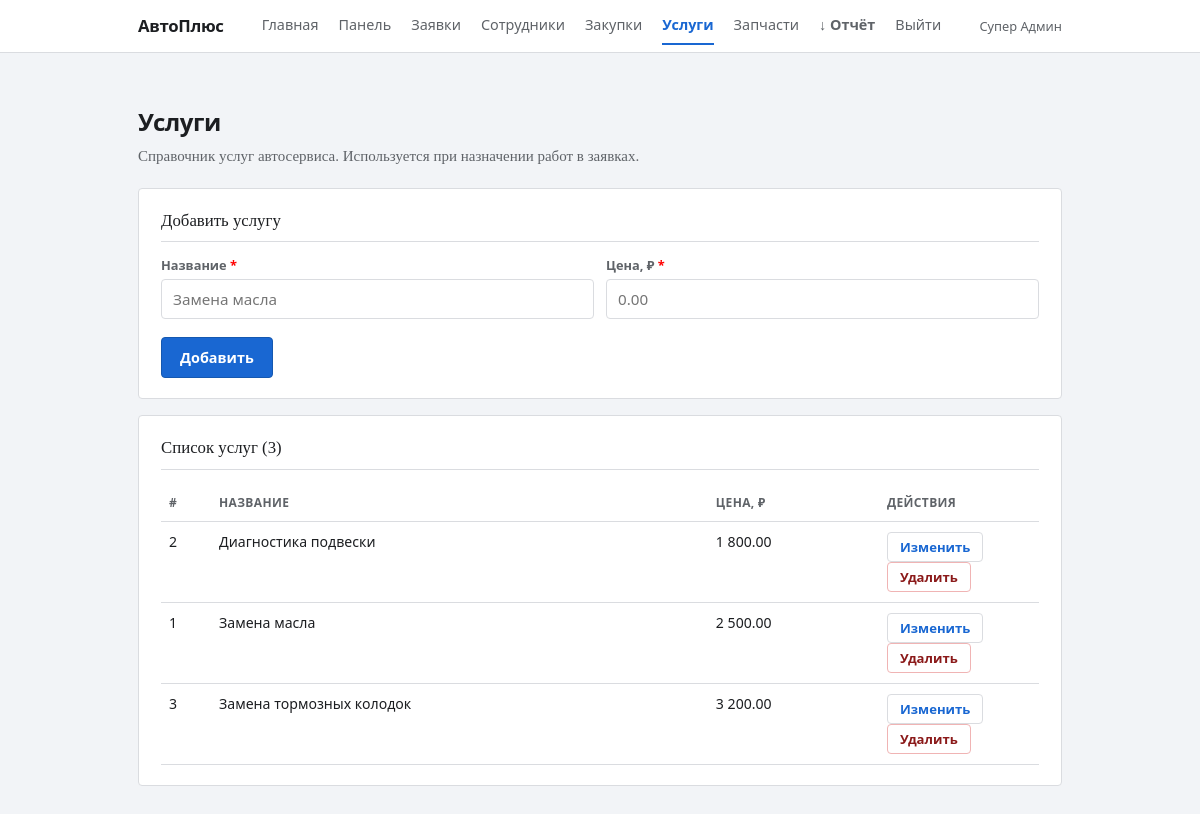
The page /pages/admin/services.php (signed in) on the database its author committed.
### tables this page shows
CREATE TABLE `services` (
  `id` int UNSIGNED NOT NULL,
  `name` varchar(120) NOT NULL,
  `price` decimal(10,2) NOT NULL,
  `description` text,
  `image` varchar(255) DEFAULT NULL,
  `category` varchar(80) DEFAULT NULL
);

### pages/admin/_init.php (called while the page is built, shortened)
<?php
require_once __DIR__ . '/../../config/connect_database.php';
require_once __DIR__ . '/../../controllers/AdminController.php';
$admin_controller = new AdminController($mysql_connection);

### controllers/BaseController.php (called while the page is built, shortened)
<?php
require_once __DIR__ . '/../contexts/AppContext.php';
require_once __DIR__ . '/../contexts/ServiceContext.php';
class BaseController
{
    protected $db;
    private ?ServiceContext            $_services    = null;
    public function __construct($db)
    {
        $this->db = $db;
    }
    protected function services(): ServiceContext         { return $this->_services    ??= new ServiceContext($this->db); }
    protected function requireRole(array $allowedRoles): array
    {
        $role = $_SESSION['user']['role'] ?? null;
        return [true, null];
    }
    protected function ok(array $data = []): array  { return ['success' => true,  'data' => $data]; }
}

### controllers/AdminController.php (called while the page is built, shortened)
<?php
require_once __DIR__ . '/BaseController.php';
class AdminController extends BaseController
{
    public function getServices(): array
    {
        $check = $this->requireRole([User::ROLE_ADMIN]);
        return $this->ok(['services' => $this->services()->getAll()]);
    }
}

### contexts/AppContext.php (called while the page is built, shortened)
<?php
abstract class AppContext
{
    protected $db;
    public function __construct($db)
    {
        $this->db = $db;
    }
    protected function fetchAll(string $sql, string $types = '', array $params = []): array
    {
        if ($types === '' || $params === []) {
            $result = mysqli_query($this->db, $sql);
            return $result ? $result->fetch_all(MYSQLI_ASSOC) : [];
        }
        $stmt = mysqli_prepare($this->db, $sql);
        mysqli_stmt_bind_param($stmt, $types, ...$params);
        mysqli_stmt_execute($stmt);
        $rows = mysqli_stmt_get_result($stmt)->fetch_all(MYSQLI_ASSOC);
        return $rows;
    }
}

### contexts/ServiceContext.php (called while the page is built, shortened)
<?php
require_once __DIR__ . '/AppContext.php';
class ServiceContext extends AppContext
{
    public function getAll(): array
    {
        return $this->fetchAll("SELECT id, name, price FROM services ORDER BY name ASC");
    }
}

### pages/admin/services.php (the view, shortened to what this page needs)
<?php
require_once __DIR__ . '/_init.php';
$services = [];
$r = $admin_controller->getServices();
if ($r['success'] ?? false) {
    $services = $r['data']['services'] ?? [];
}
?>
<!DOCTYPE html>
<html lang="ru">
<head>
</head>
<body>
    <?php include __DIR__ . '/../../includes/site_nav.php'; ?>
    <div class="page">
        <h1 class="sans">Услуги</h1>
        <p class="lead">Справочник услуг автосервиса. Используется при назначении работ в заявках.</p>
        <section class="card">
            <h2>Добавить услугу</h2>
            <form method="post" action="">
                <div class="row2">
                    <div class="field">
                        <label for="name">Название <span style="color:red;">*</span></label>
                        <input id="name" name="name" type="text" required maxlength="150" placeholder="Замена масла">
                    </div>
                    <div class="field">
                        <label for="price">Цена, ₽ <span style="color:red;">*</span></label>
                        <input id="price" name="price" type="number" required min="0" step="0.01" placeholder="0.00">
                    </div>
                </div>
                <button type="submit" class="btn-submit">Добавить</button>
            </form>
        </section>
        <section class="card">
            <h2>Список услуг (<?php echo count($services); ?>)</h2>
            <?php if (empty($services)): ?>
                <p class="empty">Услуг пока нет.</p>
            <?php else: ?>
                <div style="overflow-x: auto;">
                    <table class="sans">
                        <thead>
                            <tr>
                                <th style="width:50px;">#</th>
                                <th>Название</th>
                                <th>Цена, ₽</th>
                                <th style="width:160px;">Действия</th>
                            </tr>
                        </thead>
                        <tbody>
                            <?php foreach ($services as $svc): ?>
                                <?php $sid = (int) $svc['id']; ?>
                                <tr id="row-<?php echo $sid; ?>">
                                    <td><?php echo $sid; ?></td>
                                    <td><?php echo htmlspecialchars($svc['name']); ?></td>
                                    <td><?php echo number_format((float) $svc['price'], 2, '.', ' '); ?></td>
                                    <td>
                                        <button type="button" class="btn-sm"
                                            onclick="toggleEdit(<?php echo $sid; ?>)">Изменить</button>
                                        <form method="post" action="" class="inline-form">
                                            <button type="submit" class="btn-sm btn-sm-danger"
                                                onclick="return confirm('Удалить услугу «<?php echo htmlspecialchars(addslashes($svc['name'])); ?>»?')">Удалить</button>
                                        </form>
                                    </td>
                                </tr>
                            <?php endforeach; ?>
                        </tbody>
                    </table>
                </div>
            <?php endif; ?>
        </section>
    </div>
</body>
</html>

### includes/layout_styles.php (style rules this page uses)
:root { --bg: #f2f4f7; --paper: #ffffff; --text: #1c1e21; --muted: #5f6368; --border: #dadce0; --focus: #1967d2; --danger-bg: #fce8e8; --danger-border: #f0b4b4; --danger-text: #8b1a1a; --ok-bg: #e8f5e9; --ok-border: #a5d6a7; --ok-text: #1b5e20; }
* { box-sizing: border-box; }
body { margin: 0; min-height: 100vh; font-family: Georgia, "Times New Roman", serif; font-size: 15px; line-height: 1.45; color: var(--text); background: var(--bg); }
.sans { font-family: "Segoe UI", system-ui, -apple-system, sans-serif; }
.page { max-width: 960px; margin: 0 auto; padding: 24px 18px 56px; }
h1 { font-family: "Segoe UI", system-ui, sans-serif; font-size: 1.5rem; font-weight: 600; margin: 28px 0 6px; letter-spacing: -0.02em; }
.lead { margin: 0 0 20px; color: var(--muted); max-width: 48em; }
.card { font-family: "Segoe UI", system-ui, sans-serif; background: var(--paper); border: 1px solid var(--border); border-radius: 4px; padding: 20px 22px; margin-bottom: 16px; }
.card h2 { font-family: Georgia, serif; font-size: 1.05rem; font-weight: normal; margin: 0 0 14px; padding-bottom: 8px; border-bottom: 1px solid var(--border); color: var(--text); }
label { display: block; font-size: 0.8rem; font-weight: 600; color: var(--muted); margin-bottom: 5px; }
input, select, textarea { width: 100%; padding: 9px 11px; border: 1px solid var(--border); border-radius: 4px; background: #fff; color: var(--text); font-family: inherit; font-size: 0.95rem; }
.row2 { display: grid; grid-template-columns: 1fr 1fr; gap: 12px; }
.field { margin-bottom: 12px; }
.btn-submit { margin-top: 6px; padding: 10px 18px; border: 1px solid #1558b0; border-radius: 4px; background: var(--focus); color: #fff; font-weight: 600; font-size: 0.9rem; cursor: pointer; font-family: inherit; }
table { width: 100%; border-collapse: collapse; font-size: 0.88rem; }
th, td { text-align: left; padding: 10px 8px; border-bottom: 1px solid var(--border); vertical-align: top; }
th { font-weight: 600; color: var(--muted); font-size: 0.75rem; text-transform: uppercase; letter-spacing: 0.03em; }

### pages/admin/services.php (style rules this page uses)
.inline-form { display: inline; }
.btn-sm { padding: 5px 12px; border: 1px solid var(--border); border-radius: 4px; background: #fff; color: var(--focus); font-size: 0.82rem; font-weight: 600; cursor: pointer; font-family: inherit; }
.btn-sm-danger { color: var(--danger-text); border-color: var(--danger-border); }

### rows shown on the page
services: id "2", name "Диагностика подвески", price "1 800.00"
services: id "1", name "Замена масла", price "2 500.00"
services: id "3", name "Замена тормозных колодок", price "3 200.00"

### other values the page prints
$user_label "Супер Админ"
count($services) "3"
